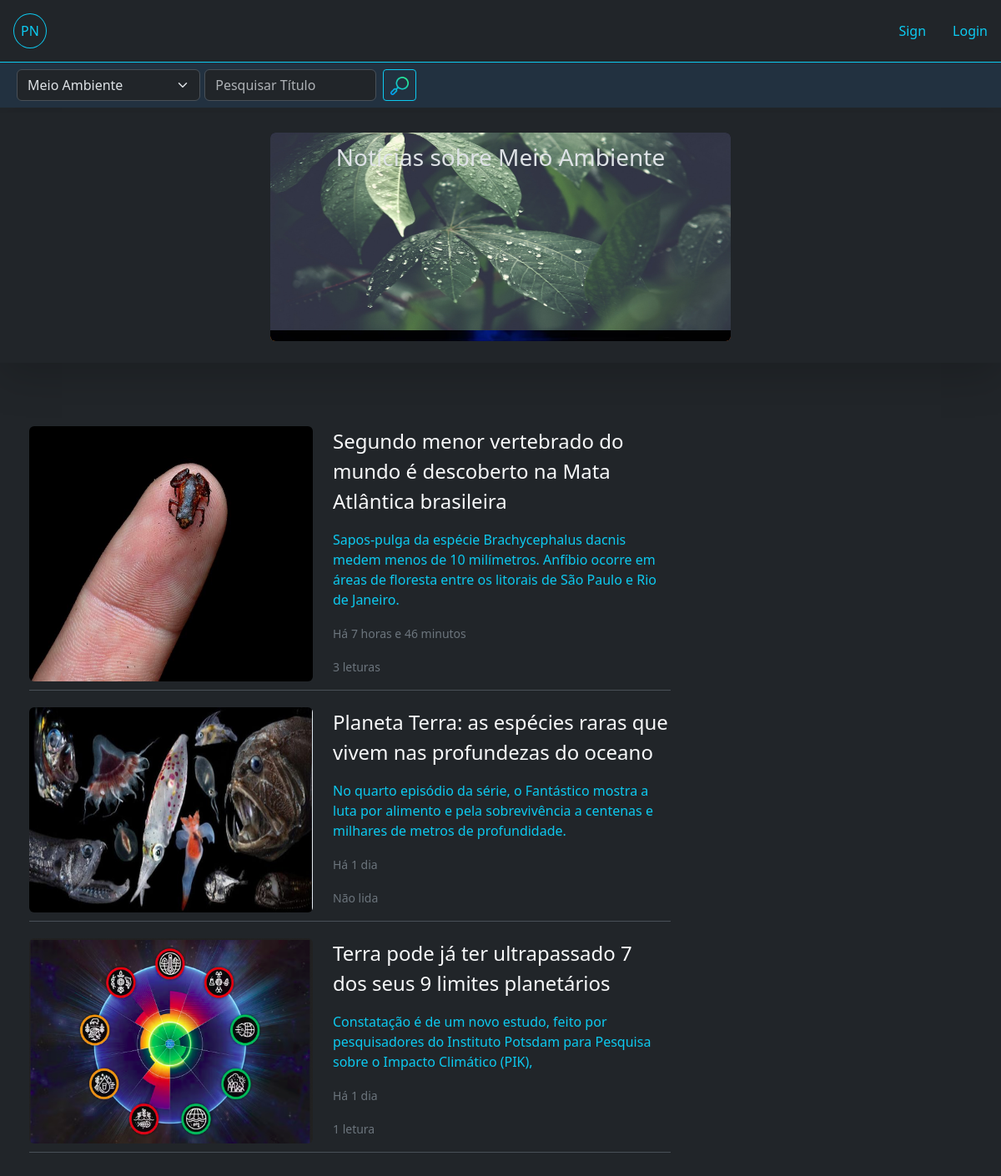
The app's page /portal/?categoria=2, older data.
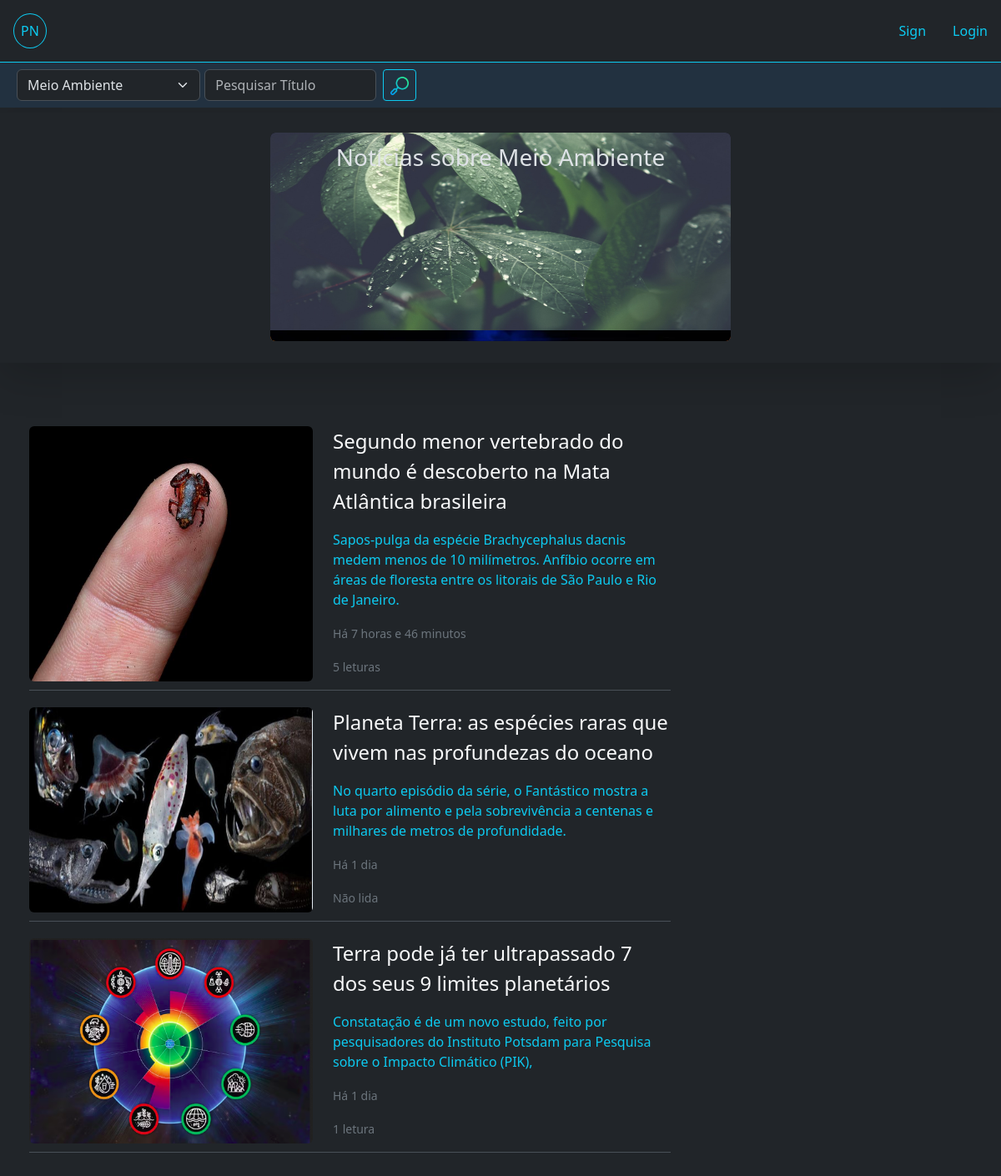
The same page, newer data.
### app_noticias/models.py (models this page shows, shortened)
class Noticia(models.Model):
    titulo = models.CharField('Título', max_length=100, unique=True,  null=True)
    slug = models.SlugField(max_length=100, editable=False, unique=True, null=True)
    subtitulo = models.CharField('Subtítulo', max_length=300, null=True )
    conteudo= models.TextField('Conteúdo', max_length=3000)
    criada_em = models.DateTimeField('Criada em', help_text='dd/mm/yyyy hh:MM', auto_now_add=True)
    atualizada_em = models.DateTimeField('Atualizada', help_text='dd/mm/yyyy hh:MM', auto_now_add=True)
    imagem = models.ImageField(upload_to='', blank=True)
    autor = models.ForeignKey(User, on_delete=models.RESTRICT, editable=False)
    categoria = models.ManyToManyField(Categoria)
    publicada_em = models.DateTimeField('Publicada em', help_text='dd/mm/yyyy hh:MM', null=True, editable=False)
    publicada = models.BooleanField('Publicada', default=False)
    num_visualizacoes = models.IntegerField(default=0, verbose_name='Número de visualizações', editable=False)
    fonte_informacao = models.CharField('Fonte', max_length=400, null=True )
    def _calcular_tempo_da_atualizacao(self) -> str:
        '''
        Calculo do tempo de atualização da notícia:
        '''
        return calcular_tempo_decorrido(self.atualizada_em)
    atualizacao_tempo = property(_calcular_tempo_da_atualizacao)
    def _calcular_tempo_da_publicacao(self) -> str:
        return calcular_tempo_decorrido(self.publicada_em)
    publicacao_tempo = property(_calcular_tempo_da_publicacao)
    class Meta:
        db_table = 'noticias'
        permissions = [
            ("pode_publicar", "Permissão atribuida à Editores para a publicação da Notícia"),
        ]

### app_noticias/views.py (the view)
# urls.py: path("portal/", HomeListView.as_view(), name='home'),
class HomeListView(NoticiasBaseListView):
    template_name = 'home.html'
    publicada = True
    def get_queryset(self):
        filtragem = self.get_filtragem()
        return Noticia.objects.filter(**filtragem).order_by('-publicada_em')

### app_noticias/context_processors.py (called while the page is built)
def user_permissions(request):
    return {
        'is_editor': request.user.groups.filter(name='Editores').exists(),
        'is_author': request.user.groups.filter(name='Autores').exists(),
    }

### app_noticias/views.py (called while the page is built)
    def get(self, request, *args, **kwargs):
        categoria_querystring = self.request.GET.get('categoria', 0)
        if categoria_querystring:
            self.categoria_pesquisada = int(categoria_querystring)
        return render(request, self.template_name, {
            'titulo_pesquisado': self.titulo_pesquisado,
            'categoria_pesquisada': self.categoria_pesquisada,
            'categorias': Categoria.objects.all(),
            'noticias': self.get_queryset(),
        })

    def get_filtragem(self):
        filtragem = {}
        if self.titulo_pesquisado:
            filtragem['slug__contains'] = slugify(self.titulo_pesquisado)
        if self.categoria_pesquisada != 0:
            filtragem['categoria'] = int(self.categoria_pesquisada)
        if self.publicada:
            filtragem['publicada'] = self.publicada
        return filtragem

### app_noticias/templates/home.html
{% extends "base.html" %}
{% load django_bootstrap5 %}
{% load static %}
{% block content %}
<div class="position-fixed w-100" style="z-index: 10;">
    {% include "search.html" %}
</div>
<div style="height: 60px;"></div>
<div class="d-none d-md-block ">
    {% include "carrossel.html" %}
</div>
<div style="margin-top: 60px; padding: 0; margin-left: 35px;">
    <div class="row mt-3">
        <div class="col-8 mt-3 mb-3">
            {% include "noticia_card.html" %}
        </div>
    </div>
</div>
{% endblock %}

### app_noticias/templates/noticia_card.html (shortened to what this page needs)
{% load django_bootstrap5 %}
{% load static %}
{% static 'media' as media_url %}
{% for uma_noticia in noticias %}
<a href="{% url 'noticia-detail' uma_noticia.slug %}" class="  text-decoration-none">
    <div class=" d-flex border-bottom " style="margin-bottom: 20px; flex-wrap: wrap; padding: 0;">
        <div class="ratio ratio-16x9 " style="object-fit: contain; max-width: 340px;   margin-bottom: 10px;">
            <img src="{{media_url}}/{{uma_noticia.imagem}}" alt="{{uma_noticia.titulo}}" class="w-100 rounded">
        </div>
        <div class="col">
            <p class="ms-4 fs-4 text-light ">{{uma_noticia.titulo}}</p>
            <p class="ms-4  fs-6 text-info ">{{uma_noticia.subtitulo}}</p>
            {% if uma_noticia.publicacao_tempo == 'agora' %}
            <p class="ms-4 fs-6 text-secondary text-capitalize"><small>{{uma_noticia.publicacao_tempo}}</small></p>
            {% else %}
            <p class="ms-4 fs-6 text-secondary"><small>Há {{uma_noticia.publicacao_tempo}}</small></p>
            {% if uma_noticia.num_visualizacoes == 0 %}
            <p class="ms-4 fs-6 text-secondary"><small>Não lida</small></p>
            {% else %}
            <p class="ms-4 fs-6 text-secondary"><small>{{ uma_noticia.num_visualizacoes }}
                    letura{{ uma_noticia.num_visualizacoes|pluralize }}</small></p>
            {% endif %}
            {% endif %}
        </div>
    </div>
</a>
{% endfor %}

Row changes from the older to the newer data that the page shows:
changed Noticia "Segundo menor vertebrado do mundo é descoberto na Mata Atlântica brasileira": num_visualizacoes "3" → "5"
